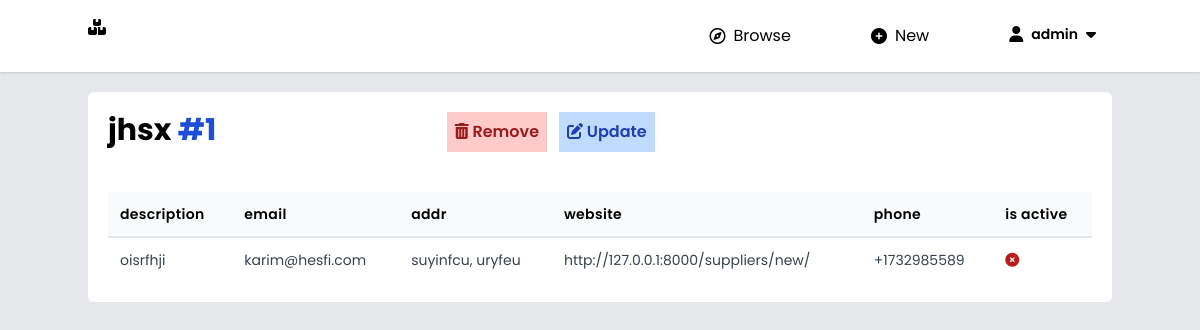
/suppliers/1 (signed in), run on the app's committed database.
### suppliers/models.py (models this page shows, shortened)
class Supplier(models.Model):
    suppl_id = models.AutoField(primary_key=True)
    suppl_name = models.CharField(max_length=100, null=True, blank=True)
    suppl_desc = models.CharField(max_length=200, null=True, blank=True)
    suppl_email = models.EmailField()
    suppl_addr = models.CharField(max_length=200)
    suppl_site = models.URLField(null=True, blank=True)
    suppl_phone = models.CharField(max_length=12)
    is_active = models.BooleanField(default=True)
    suppl_img = models.ImageField(upload_to="imgs/", null=True, blank=True)

### suppliers/views.py (the view)
# urls.py: path("<int:id>", views.show, name="show_cat"),
@login_required
def show(req, id):
    if Supplier.objects.filter(suppl_id=id).exists():
        suppl = Supplier.objects.filter(suppl_id=id)
        context = {
            "suppl": suppl[0],
            "count": get_count(),
            "username": req.user.username,
        }
        return render(req, "suppliers/show.html", context)
    return redirect("suppliers")

### utils/count.py (called while the page is built)
def get_count():
    return {
        "items": Item.objects.count(),
        "suppliers": Supplier.objects.count(),
        "sites": Site.objects.count(),
        "categories": Category.objects.count(),
        "orders": 0,
    }

### suppliers/templates/suppliers/show.html (shortened to what this page needs)
{% extends 'main/base.html' %}
{% load static %}
{% block main %}
<section class="container mx-auto p-5 bg-white rounded-md">
	<div class="mb-10 grid grid-cols-3 gap-8">
		<h1 class="text-3xl font-bold">
			{{ suppl.suppl_name }}
			<span id="to_cpy" class="cursor-pointer text-blue-700 duration-300 hover:text-blue-900">
				&num;{{ suppl.suppl_id }}
			</span>
		</h1>
		<div class="flex gap-3">
			<button id="rm-item" class="p-2 h-fit font-semibold text-red-800 bg-red-200">
				<i class="fa-solid fa-trash-can"></i>
				Remove
			</button>
			<button id="ud-item" class="p-2 h-fit font-semibold text-blue-800 bg-blue-200">
				<i class="fa-solid fa-pen-to-square"></i>
				Update
			</button>
		</div>
	</div>
	<table class="">
		<thead>
			<tr>
				<th>description</th>
				<th>email</th>
				<th>addr</th>
				<th>website</th>
				<th>phone</th>
				<th>is active</th>
			</tr>
		</thead>
		<tbody>
			<tr>
				<td>{{ suppl.suppl_desc }}</td>
				<td>{{ suppl.suppl_email }}</td>
				<td>{{ suppl.suppl_addr }}</td>
				<td>{{ suppl.suppl_site }}</td>
				<td>{{ suppl.suppl_phone }}</td>
				<td>
					{% if suppl.is_active %}
					<span class="text-green-700">
						<i class="fa-solid fa-circle-check"></i>
					</span>
					{% else %}
					<span class="text-red-700">
						<i class="fa-solid fa-circle-xmark"></i>
					</span>
					{% endif %}
				</td>
			</tr>
		</tbody>
	</table>
</section>
{% endblock %}

### main/templates/main/base.html (shortened to what this page needs)
{% load static %}
{% load livereload_tags %}
<!DOCTYPE html>
<html lang="en" class="dark">
    <head>
        <link href="{% static 'css/styles.css' %}" rel="stylesheet">
        <link href="{% static 'css/all.min.css' %}" rel="stylesheet">
    </head>
    <body class="font-['Poppins'] relative bg-gray-200 dark:bg-gray-700">
        {% block header %}
        <header class="mb-5 bg-white shadow">
            <div class="container mx-auto py-4 flex justify-between">
                <a href="/home/" class="duration-250 hover:text-red-500">
                    <i class="fa-solid fa-boxes-stacked"></i>
                </a>
                <ul class="flex items-center justify-center">
                    <li class="relative h-full mr-12">
                        <button id="tog-browsemenu" class="header-btn">
                            <i class="fa-regular fa-compass"></i>
                            <span class="ml-2">
                                Browse
                            </span>
                        </button>
                    </li>
                    <li class="relative h-full mr-12">
                        <button id="tog-newmenu" class="header-btn">
                            <i class="fa-solid fa-circle-plus"></i>
                            <span class="ml-2">
                                New
                            </span>
                        </button>
                    </li>
                    <li class="relative h-full">
                        <button class="header-btn min-w-[7rem]" id="tog-usermenu">
                            <i class="fa-solid fa-user"></i>
                            <span class="mx-2 text-sm font-semibold">
                                {{ username }}
                            </span>
                            <i class="fa-solid fa-caret-down"></i>
                        </button>
                    </li>
                </ul>
            </div>
        </header>
        {% endblock %}
        {% block main %}{% endblock %}
    </body>
</html>

### static/css/styles.css (style rules this page uses)
html, :host { line-height: 1.5; -webkit-text-size-adjust: 100%; -moz-tab-size: 4; -o-tab-size: 4; tab-size: 4; font-family: ui-sans-serif, system-ui, sans-serif, "Apple Color Emoji", "Segoe UI Emoji", "Segoe UI Symbol", "Noto Color Emoji"; font-feature-settings: normal; font-variation-settings: normal; -webkit-tap-highlight-color: transparent; }
body { margin: 0; line-height: inherit; }
h1, h2, h3, h4, h5, h6 { font-size: inherit; font-weight: inherit; }
a { color: inherit; text-decoration: inherit; }
table { text-indent: 0; border-color: inherit; border-collapse: collapse; }
button, input, optgroup, select, textarea { font-family: inherit; font-feature-settings: inherit; font-variation-settings: inherit; font-size: 100%; font-weight: inherit; line-height: inherit; letter-spacing: inherit; color: inherit; margin: 0; padding: 0; }
button, select { text-transform: none; }
button, input:where([type='button']), input:where([type='reset']), input:where([type='submit']) { -webkit-appearance: button; background-color: transparent; background-image: none; }
blockquote, dl, dd, h1, h2, h3, h4, h5, h6, hr, figure, p, pre { margin: 0; }
ol, ul, menu { list-style: none; margin: 0; padding: 0; }
button, [role="button"] { cursor: pointer; }
.container { width: 100%; }
@media (min-width: 640px) { .container { max-width: 640px; } }
@media (min-width: 768px) { .container { max-width: 768px; } }
@media (min-width: 1024px) { .container { max-width: 1024px; } }
.relative { position: relative; }
.mx-2 { margin-left: 0.5rem; margin-right: 0.5rem; }
.mx-auto { margin-left: auto; margin-right: auto; }
.mb-10 { margin-bottom: 2.5rem; }
.mb-5 { margin-bottom: 1.25rem; }
.ml-2 { margin-left: 0.5rem; }
.mr-12 { margin-right: 3rem; }
.flex { display: flex; }
.grid { display: grid; }
.h-fit { height: -moz-fit-content; height: fit-content; }
.h-full { height: 100%; }
.min-w-\[7rem\] { min-width: 7rem; }
.cursor-pointer { cursor: pointer; }
.grid-cols-3 { grid-template-columns: repeat(3, minmax(0, 1fr)); }
.items-center { align-items: center; }
.justify-center { justify-content: center; }
.justify-between { justify-content: space-between; }
.gap-3 { gap: 0.75rem; }
.gap-8 { gap: 2rem; }
.rounded-md { border-radius: 0.375rem; }
.bg-blue-200 { --tw-bg-opacity: 1; background-color: rgb(191 219 254 / var(--tw-bg-opacity)); }
.bg-gray-200 { --tw-bg-opacity: 1; background-color: rgb(229 231 235 / var(--tw-bg-opacity)); }
.bg-red-200 { --tw-bg-opacity: 1; background-color: rgb(254 202 202 / var(--tw-bg-opacity)); }
.bg-white { --tw-bg-opacity: 1; background-color: rgb(255 255 255 / var(--tw-bg-opacity)); }
.p-2 { padding: 0.5rem; }
.p-5 { padding: 1.25rem; }
.py-4 { padding-top: 1rem; padding-bottom: 1rem; }
.font-\[\'Poppins\'\] { font-family: 'Poppins'; }
.text-3xl { font-size: 1.875rem; line-height: 2.25rem; }
.text-sm { font-size: 0.875rem; line-height: 1.25rem; }
.font-bold { font-weight: 700; }
.font-semibold { font-weight: 600; }
.text-blue-700 { --tw-text-opacity: 1; color: rgb(29 78 216 / var(--tw-text-opacity)); }
.text-blue-800 { --tw-text-opacity: 1; color: rgb(30 64 175 / var(--tw-text-opacity)); }
.text-red-700 { --tw-text-opacity: 1; color: rgb(185 28 28 / var(--tw-text-opacity)); }
.text-red-800 { --tw-text-opacity: 1; color: rgb(153 27 27 / var(--tw-text-opacity)); }
.shadow { --tw-shadow: 0 1px 3px 0 rgb(0 0 0 / 0.1), 0 1px 2px -1px rgb(0 0 0 / 0.1); --tw-shadow-colored: 0 1px 3px 0 var(--tw-shadow-color), 0 1px 2px -1px var(--tw-shadow-color); box-shadow: var(--tw-ring-offset-shadow, 0 0 #0000), var(--tw-ring-shadow, 0 0 #0000), var(--tw-shadow); }
.duration-300 { transition-duration: 300ms; }
table { width: 100%; }
thead { border-bottom-width: 2px; --tw-border-opacity: 1; border-color: rgb(229 231 235 / var(--tw-border-opacity)); --tw-bg-opacity: 1; background-color: rgb(249 250 251 / var(--tw-bg-opacity)); }
tbody tr { transition-duration: 250ms; }
th { padding: 0.75rem; text-align: left; font-size: 0.875rem; line-height: 1.25rem; font-weight: 600; letter-spacing: 0.025em; }
td { white-space: nowrap; padding: 0.75rem; text-align: left; font-size: 0.875rem; line-height: 1.25rem; --tw-text-opacity: 1; color: rgb(55 65 81 / var(--tw-text-opacity)); }
.header-btn { display: flex; align-items: center; justify-content: space-between; padding-left: 1rem; padding-right: 1rem; padding-top: 0.5rem; padding-bottom: 0.5rem; }

### data on the page
Supplier: suppl_name "jhsx", suppl_id "1", suppl_desc "oisrfhji", suppl_email "karim@hesfi.com", suppl_addr "suyinfcu, uryfeu", suppl_site "http://127.0.0.1:8000/suppliers/new/", suppl_phone "+1732985589"

### other printed values
{{ username }} "admin"
